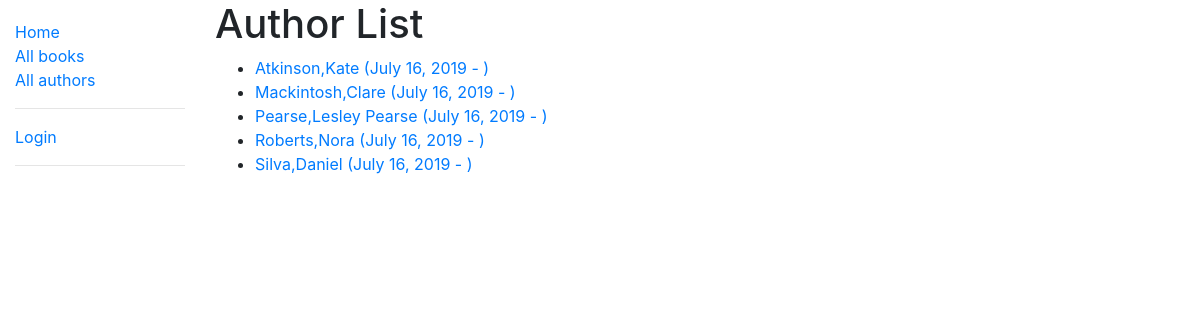
Screenshot of /catalog/authors/ with the database file from the repository.
### catalog/models.py (models this page shows, shortened)
class Author(models.Model):
    first_name = models.CharField(max_length=100)
    last_name = models.CharField(max_length=100)
    date_of_birth = models.DateField(null=True, blank=True)
    date_of_death = models.DateField(null=True, blank=True)
    class Meta:
        ordering = ['last_name']
    def get_absolute_url(self):
        return reverse('author-detail', args=[str(self.id)])

### catalog/views.py (the view)
# urls.py: path('authors/', views.AuthorListView.as_view(), name='authors'),
class AuthorListView(generic.ListView):
    model = Author
    context_object_name = 'author_list'
    template_name = 'author_list.html'
    paginate_by = 5

### catalog/templates/author_list.html
{% extends "base_generic.html" %}
{% block content %}
<h1>Author List</h1>
{% if author_list %}
<ul>
  {% for author in author_list %}
  <li>
    <a href="{{ author.get_absolute_url }}">{{ author.last_name }},{{ author.first_name }} ({{ author.date_of_birth }} - {{ date_of_death }})</a>
  </li>
  {% endfor %}
</ul>
{% else %}
<p>There are no authors for the books.</p>
{% endif %} {% endblock %}

### rows the page displays
Author: last_name "Atkinson", first_name "Kate", date_of_birth "July 16, 2019"
Author: last_name "Mackintosh", first_name "Clare", date_of_birth "July 16, 2019"
Author: last_name "Pearse", first_name "Lesley Pearse", date_of_birth "July 16, 2019"
Author: last_name "Roberts", first_name "Nora", date_of_birth "July 16, 2019"
Author: last_name "Silva", first_name "Daniel", date_of_birth "July 16, 2019"
